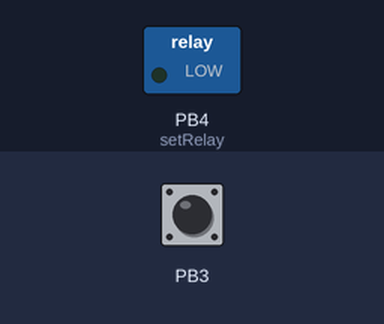
This program was run on a simulated ATtiny85, built with avr-gcc and emulated at 1 MHz (the files do not name the chip). On the bench: switched loads named in the program (green lamp = pin HIGH). The inputs (shaded band) are chosen by the test bench; at power-on: PB3 HIGH. Sleep ends after the set time or at an interrupt.

Above: at 1.2 s.
1.3 s: PB3 pulled LOW for 0.15 s
At 2.1 s:
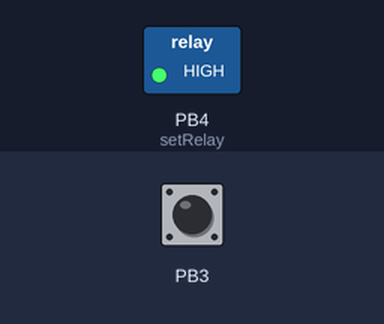
2.9 s: PB3 pulled LOW for 1 s
At 3.3 s:
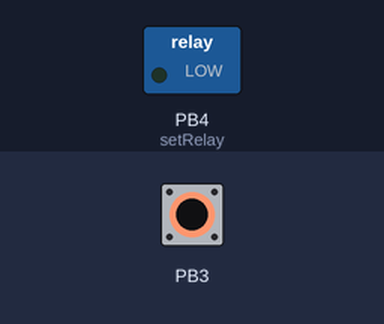
5.4 s: PB3 pulled LOW for 3.2 s
At 6.4 s:
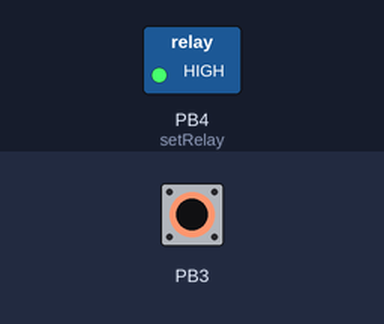
Timing chart, 0 to 8.4 s (numbered marks = the images above; inputs shaded):
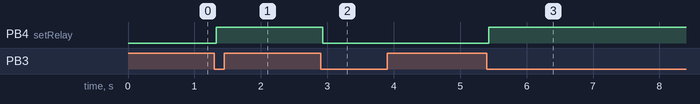

Measured:
- after the input at 1.3 s, PB4 (setRelay): LOW → HIGH at once
- after the input at 2.9 s, PB4 (setRelay): HIGH → LOW at once
- after the input at 5.4 s, PB4 (setRelay): LOW → HIGH at once

The program:

main.c
```c
#define F_CPU 1000000ul
#include <avr/io.h>
#include <avr/interrupt.h>
#include <avr/sleep.h>
#include <util/delay.h>

#define ON_TIME 	1800 //30 minutes
#define START_CNT	12	//Interrupt frequency = (1MHz / 4096) / (256 - START_CNT)

void sleep(void)
{
   /* Do the actual sleep */
   set_sleep_mode(SLEEP_MODE_IDLE);
   sleep_enable();
   sleep_cpu();
   sleep_disable();
}

uint8_t button()
{
	uint8_t pin = PINB & (1 << 3);
	return !(pin);
}

void setRelay()
{
	PORTB |= (1 << 4);
}

void resetRelay()
{
	PORTB &= ~(1 << 4);
}

uint8_t getRelay()
{
	uint8_t pin =  PINB & (1 << 4);
	return pin;
}

volatile int32_t timeout = 10;

void startTimer()
{
	timeout = ON_TIME;

	TCNT1 = START_CNT;	//(1MHz / 4096) / (256 - START_CNT) = 1.000576Hz
	TCCR1 = 0x0D;		//enable Counter1 PCK/4096
	TIMSK = (1 << 2); 	//enable Counter1 interrupt
}

void stopTimer()
{
	TCCR1 = 0;
	TIMSK = 0;
}

volatile uint8_t inputFlags = 0;

int main(void)
{
	/* Setup the CPU */

	/* Setup the clock prescaler */
	CLKPR =_BV(CLKPCE);
	CLKPR = 0x03;

	PRR = 0x07;
	ACSR = 0x80;		//disable Analog Comparator

	DDRB |= (1 << 4);  	//PB4 is the relay output
	PORTB |= (1 << 3); 	//enable pull-up for PB3

	PCMSK = (1 << 3); 	//enable pin change interrupt for PB3
	GIMSK = (1 << 5); 	//enable pin change interrupt


	for (;;)
	{
		sei();
		sleep();

		if(inputFlags & 0x01)
		{
			if(getRelay())
				goto stop;

			startTimer();
			setRelay();
		}

		if(timeout == 0)
		{
stop:
			stopTimer();
			resetRelay();
		}

		inputFlags = 0;
	}
}


ISR(PCINT0_vect)
{
	cli();
	_delay_ms(30);
	if(button())
	{
		inputFlags = 1;
	}
	sei();
}

ISR(TIM1_OVF_vect)
{
	timeout--;
	TCNT1 = 11;
}
```
